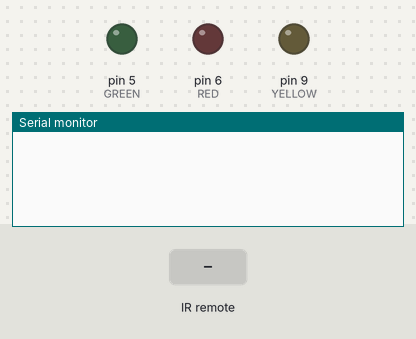
Bench run of a sketch on a simulated Arduino Uno, built with avr-gcc and run on an emulated ATmega328P. On the bench: output pins drawn as LEDs (lit = HIGH), the last lines printed to the serial monitor. The test bench sets the inputs (shaded band).

Above: at 1.2 s.
1.3 s: infrared code 0xFF629D received
At 2.5 s:
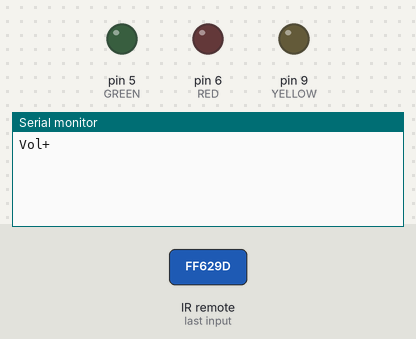
2.8 s: infrared code 0xFF906F received
At 3.7 s:
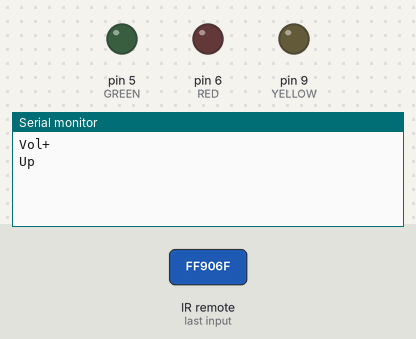
4.3 s: infrared code 0xFFE01F received
At 4.9 s:
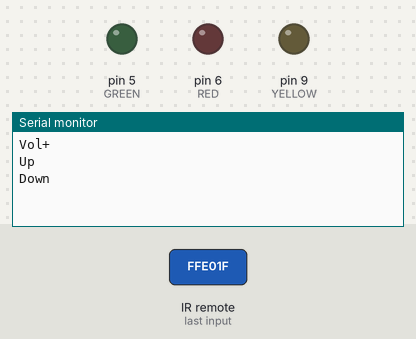

Measured:
- after the input at 1.3 s, the serial monitor: prints a new line at once (image 1)
- after the input at 2.8 s, the serial monitor: prints a new line at once (image 2)
- after the input at 4.3 s, the serial monitor: prints a new line at once (image 3)

The sketch:

IRRemote.ino
```cpp
#include "IRremote.h"

#define irpin 11
#define RED 6
#define GREEN 5
#define YELLOW 9
#define POWER 0xFFA25D
#define BTN1 0xFF30CF
#define BTN2 0xFF18E7
#define BTN3 0xFF7A85
#define VOLUP 0xFF629D
#define VOLDOWN 0xFFA857
#define BTNUP 0xFF906F
#define BTNDOWN 0xFFE01F

int red_level = 255;
int green_level = 255;
int yellow_level = 255;
bool red_blinking = false;
bool green_blinking = false;
bool yellow_blinking = false;
int blink_frequency = 250;
int brightness = HIGH;
bool on = true;

IRrecv irrecv(irpin);
decode_results results;

void setup() {
  // put your setup code here, to run once:
  Serial.begin(9600);
  irrecv.enableIRIn();  // start the receiver
  pinMode(GREEN, OUTPUT);
  pinMode(RED, OUTPUT);
  pinMode(YELLOW, OUTPUT);
}

void loop() {
  // put your main code here, to run repeatedly:
  if ( irrecv.decode( &results ) ){
    switch ( results.value ) {
      case POWER: if ( on ) on=false; else on = true; break;
      case BTN1: if ( red_blinking ) red_blinking=false; else red_blinking=false;    break;
      case BTN2: if ( green_blinking ) green_blinking=false; else green_blinking=false;    break;
      case BTN3: if ( yellow_blinking ) yellow_blinking=false; else yellow_blinking=false;    break;
      case VOLUP: Serial.println("Vol+");    break;
      case VOLDOWN: Serial.println("Vol-");    break;
      case BTNUP: Serial.println("Up");    break;
      case BTNDOWN: Serial.println("Down");    break;
    }

    if ( on ) {
      if ( red_blinking ) analogWrite(RED, brightness);
      if ( green_blinking ) analogWrite(GREEN, brightness);
      if ( yellow_blinking ) analogWrite(YELLOW, brightness);
      delay(blink_frequency);
      if ( red_blinking ) analogWrite(RED, LOW);
      if ( green_blinking ) analogWrite(GREEN, LOW);
      if ( yellow_blinking ) analogWrite(YELLOW, LOW);
      delay(blink_frequency);
    } else {
      analogWrite(RED, LOW);
      analogWrite(GREEN, LOW);
      analogWrite(YELLOW, LOW);
    }

    irrecv.resume();

  }
  //delay(1000);
}
```
